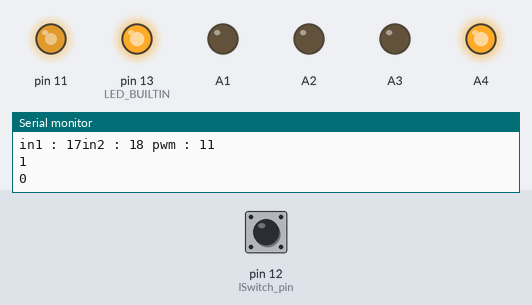
The sketch below on a simulated Arduino Nano, built with avr-gcc and run on an emulated ATmega328P. Parts: output pins drawn as LEDs (lit = HIGH), the last lines printed to the serial monitor. Inputs (shaded band) come from the test bench; at power-on: pin 12 (lSwitch_pin) HIGH.

Above: at 5.0 s.
5.1 s: pin 12 (lSwitch_pin) pulled LOW for 0.15 s
At 6.8 s:
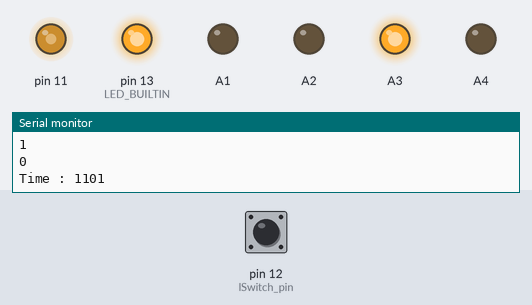
At 7.6 s:
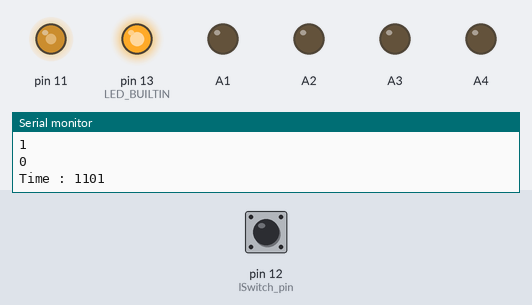
Timing chart, 0 to 9.1 s (numbered marks = the images above; inputs shaded):
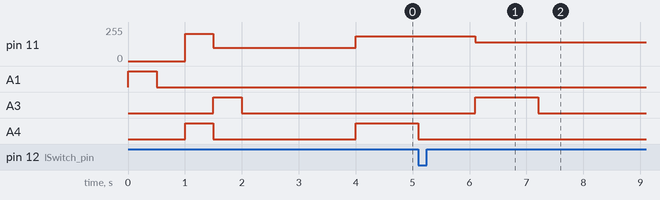

The sketch:

Drill_module.ino
```cpp
//#include "newall_motor_editing.ino"

#define gearCrane 0
#define gearDrill 1

#define lSwitch_pin 12

typedef struct
{
  char in1;
  char in2;
  char pwm;
  bool _isPwm = false;
}pin_motor;


void set_pin_motor(pin_motor *M,char in1,char in2,bool isPwm,char pwm)
{
  M->in1 = in1;
  M->in2 = in2;
  M->_isPwm = isPwm;
  M->pwm = pwm;
  Serial.println("in1 : " +String(in1,DEC) + "in2 : " +String(in2,DEC)+ " pwm : " +String(pwm,DEC) );
  pinMode(M->in1, OUTPUT);
  pinMode(M->in2, OUTPUT);
  if( M->_isPwm == false ) return; //skip declare
  pinMode( M->pwm ,OUTPUT );

}

void drive_something(pin_motor M,short val)
{
  bool temp = (val < 0)? LOW:HIGH;
  if(val == 0)
  {
    digitalWrite(M.in1, LOW);
    digitalWrite(M.in2, LOW);
    return;
  }
  digitalWrite(M.in1, temp);
  digitalWrite(M.in2, !temp);
  if(M._isPwm)
  analogWrite(M.pwm, val);
}

pin_motor motor[2];
//nano can pwm 3 5 6 9 10 11

bool chk_switch(char pin)
{
    return (digitalRead(pin) == HIGH)? true : false ;
}

void setup()
{
    Serial.begin(9600);
    set_pin_motor(&motor[gearDrill],A1,A2,false,NULL); //drill
    set_pin_motor(&motor[gearCrane],A3,A4,true,11);    //Crane
    pinMode(lSwitch_pin,INPUT_PULLUP);
    pinMode(LED_BUILTIN,OUTPUT);
    digitalWrite(LED_BUILTIN,HIGH);
}

void loop()
{
    //test 1 Drill
    drive_something(motor[gearDrill],50);
    Serial.println(gearDrill);
    delay(500);
    drive_something(motor[gearDrill],0);
    delay(500);
    //test 2 Crane
    drive_something(motor[gearCrane],-50); //down
    Serial.println(gearCrane);
    delay(500);
    drive_something(motor[gearCrane],100); //up
    delay(500);
    drive_something(motor[gearCrane],0);
    delay(2000);
    //test 3 All with Switch
    short time = millis();
    do{
        drive_something(motor[gearCrane],-70);
        delay(50);
    }while(chk_switch(lSwitch_pin)==HIGH);
    short temp = millis()-time;
    Serial.println("Time : " + String(temp,DEC));
    drive_something(motor[gearCrane],0);
    delay(1000);

    drive_something(motor[gearCrane],140);
    delay(temp);

     drive_something(motor[gearCrane],0);
    delay(100000000);
}
```

Measured:
- after the input at 5.1 s, pin 11: 186/255 → 140/255 after 1.0 s; A3: LOW → HIGH after 1.0 s, → LOW 1.1 s later; A4: HIGH → LOW at once
